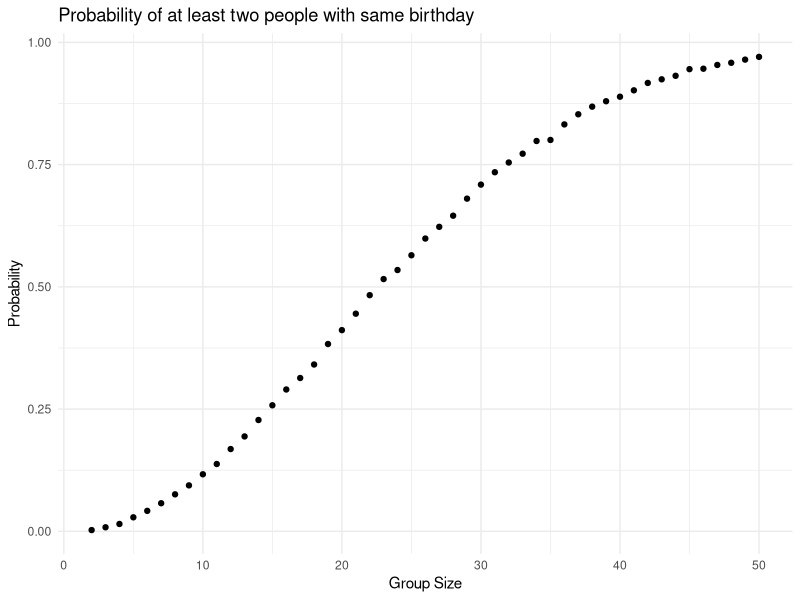

Source code (R):
## ---- chunk 1
library(tidyverse)
library(dplyr)
set.seed(1)

knitr::opts_chunk$set(
	echo = TRUE,
	warning = FALSE,
	fig.width = 8, 
  fig.height = 6,
  out.width = "85%", 
	fig.align = "center"
)

theme_set(theme_minimal() + theme(legend.position = "bottom"))

scale_colour_discrete = scale_colour_viridis_d
scale_fill_discrete = scale_fill_viridis_d
## ---- chunk 2
sim_bday <- function(sample_size) {
  
  bdays = sample(1:365, size =sample_size, replace = TRUE)
  
  duplicate <- length(unique(bdays)) < sample_size
  
  return(duplicate)
}
## ---- chunk 3
sim_results <- expand.grid(
  n = 2:50,
  iter = 1:10000
) |> 
  mutate(estimated_res = map_lgl(n, sim_bday)) |> 
  group_by(n) |> 
  summarize(prop = mean(estimated_res))
## ---- chunk 4
sim_results |> 
  ggplot(aes(x = n, y = prop)) +
  geom_point() +
  labs(x = "Group Size", y = "Probability",
       title = "Probability of at least two people with same birthday")
